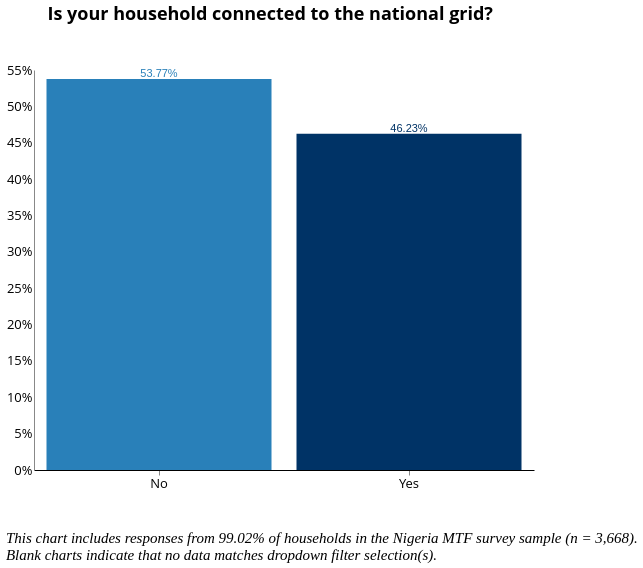

Here is the Vega-Lite specification saved for this chart:
### Vega-Lite specification from a JSON file in a GitHub repository (floating-point values rounded to 4 significant figures; data arrays with more than 128 entries replaced by an {"elided": "..."} marker saying what was removed)
{"width": 800, "height": 400, "config": {"title": {"fontSize": 18, "font": "Open Sans", "anchor": "center", "fontColor": "#000000"}, "axisX": {"domain": true, "domainColor": "#000000", "grid": false, "labelFont": "Open Sans", "labelFontSize": 13, "titleFont": "Open Sans", "titleFontSize": 13, "titleFontWeight": "normal", "title": "X Axis Title (units)", "labelAngle": 0}, "axisY": {"domain": true, "grid": false, "gridColor": "#DEDDDD", "gridWidth": 1, "labelFont": "Open Sans", "labelFontSize": 13, "labelAngle": 0, "ticks": false, "titleFont": "Open Sans", "titleFontSize": 13, "titleFontWeight": "normal", "titlePadding": 10, "title": "Y Axis Title (units)"}, "range": {"category": ["#2980B9", "#003366", "#FFAE19", "#FF4500", "#438B28", "#45B39D", "#99ADC1", "#212F3C"]}, "legend": {"labelFont": "Open Sans", "labelFontSize": 13, "symbolType": "square", "symbolSize": 100, "titleFont": "Open Sans", "titleFontSize": 13, "titleFontWeight": "normal", "title": "Legend", "orient": "right", "offset": 0, "labelLimit": 0}, "tooltip": {"font": "Open Sans"}, "view": {"stroke": "transparent", "text": {"font": "Open Sans", "color": ["#2980B9", "#003366", "#FFAE19", "#FF4500", "#438B28", "#45B39D", "#99ADC1", "#212F3C"], "fontSize": 13, "align": "right", "fontWeight": 400, "size": 13}, "bar": {"size": 40, "binSpacing": 1, "continuousBandSize": 30, "discreteBandSize": 30, "stroke": false}}}, "concat": [{"layer": [{"mark": "bar", "encoding": {"color": {"field": "c2", "legend": null, "type": "nominal"}, "tooltip": {"field": "c2", "type": "nominal"}, "x": {"axis": {"title": " "}, "field": "c2", "sort": ["No", "Yes"], "type": "nominal"}, "y": {"aggregate": "sum", "axis": {"format": "%", "title": ""}, "field": "pct", "type": "quantitative"}}, "height": 400, "selection": {"selector055": {"type": "single", "fields": ["i19a"], "bind": {"input": "select", "options": [null, "Wood purchased", "Wood collected", "Crop Residue/Plant Biomass", "Kerosene", "Charcoal", "LPG/cooking gas", "Electric", "Charcoal Briquettes", "Garbage", "Piped Natural Gas", "Coal Briquette", "Biomass Briquette", "Other, specify", "Coal/lignite"], "labels": ["All Responses", "Wood purchased", "Wood collected", "Crop Residue/Plant Biomass", "Kerosene", "Charcoal", "LPG/cooking gas", "Electric", "Charcoal Briquettes", "Garbage", "Piped Natural Gas", "Coal Briquette", "Biomass Briquette", "Other", "Coal/lignite"], "name": "Primary Source of Cooking Fuel  "}}, "selector054": {"type": "single", "fields": ["primary_stove"], "bind": {"input": "select", "options": [null, "3-Stone/Open Fire Stove", "Koresone Stove", "Missing Data", "Manufactured Stove Traditional", "LPG/Natural Gas Stove", "Electric Stove"], "labels": ["All Responses", "3-Stone/Open Fire Stove", "Kerosene Stove", "Primary Stove Not Listed", "Manufactured Stove Traditional", "LPG/Natural Gas Stove", "Electric Stove"], "name": "Primary Stove  "}}, "selector052": {"type": "single", "fields": ["locality"], "bind": {"input": "select", "options": [null, 0, 1], "labels": ["National", "Urban", "Rural"], "name": "Locality Breakdown  "}}, "selector053": {"type": "single", "fields": ["elc_aggr_tier"], "bind": {"input": "select", "options": [null, "Tier 0", "Tier 1", "Tier 2", "Tier 3", "Tier 4", "Tier 5"], "labels": ["All Tiers", "Tier 0", "Tier 1", "Tier 2", "Tier 3", "Tier 4", "Tier 5"], "name": "Electricity Tiers  "}}}, "transform": [{"joinaggregate": [{"op": "count", "field": "*", "as": "total"}]}, {"calculate": "1 / datum.total", "as": "pct"}], "width": 500}, {"mark": {"type": "text", "align": "center", "baseline": "bottom"}, "encoding": {"color": {"field": "c2", "legend": null, "type": "nominal"}, "text": {"aggregate": "sum", "field": "pct", "format": ".2%", "type": "quantitative"}, "tooltip": {"field": "c2", "type": "nominal"}, "x": {"axis": {"title": " "}, "field": "c2", "sort": ["No", "Yes"], "type": "nominal"}, "y": {"aggregate": "sum", "axis": {"format": "%", "title": ""}, "field": "pct", "type": "quantitative"}}, "height": 400, "transform": [{"joinaggregate": [{"op": "count", "field": "*", "as": "total"}]}, {"calculate": "1 / datum.total", "as": "pct"}], "width": 500}], "title": {"text": ["Is your household connected to the national grid?"], "color": "black", "subtitleColor": "black", "offset": 40}, "transform": [{"filter": {"selection": "selector055"}}, {"filter": {"selection": "selector054"}}, {"filter": {"selection": "selector052"}}, {"filter": {"selection": "selector053"}}]}], "data": {"name": "data-69655a8b378ea9814d64d855b3e09660"}, "title": {"text": ["", "", "This chart includes responses from 99.02% of households in the Nigeria MTF survey sample (n = 3,668).", "Blank charts indicate that no data matches dropdown filter selection(s)."], "anchor": "start", "baseline": "bottom", "font": "Times New Roman", "fontSize": 15, "fontStyle": "italic", "fontWeight": "normal", "orient": "bottom"}, "$schema": "https://vega.github.io/schema/vega-lite/v4.17.0.json", "datasets": {"data-69655a8b378ea9814d64d855b3e09660": {"elided": "3632 records"}}}
